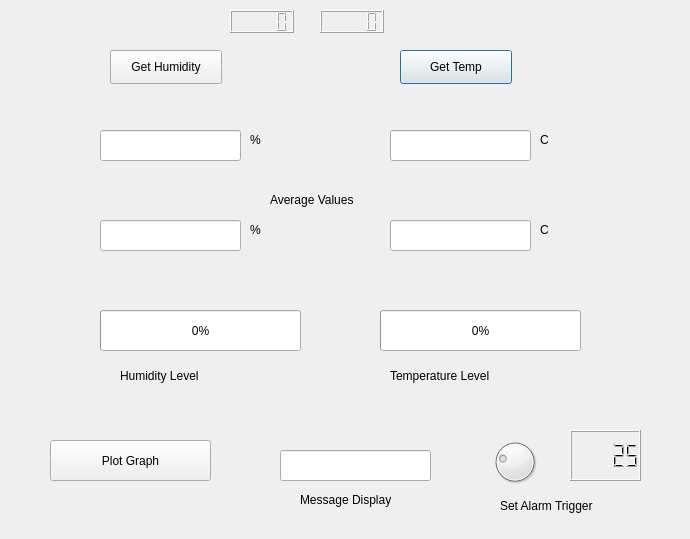
<?xml version="1.0" encoding="UTF-8"?>
<ui version="4.0">
 <class>Dialog</class>
 <widget class="QDialog" name="Dialog">
  <property name="geometry">
   <rect>
    <x>0</x>
    <y>0</y>
    <width>690</width>
    <height>539</height>
   </rect>
  </property>
  <property name="windowTitle">
   <string>Dialog</string>
  </property>
  <widget class="QPushButton" name="temperature">
   <property name="geometry">
    <rect>
     <x>400</x>
     <y>50</y>
     <width>112</width>
     <height>34</height>
    </rect>
   </property>
   <property name="text">
    <string>Get Temp</string>
   </property>
  </widget>
  <widget class="QPushButton" name="humidity">
   <property name="geometry">
    <rect>
     <x>110</x>
     <y>50</y>
     <width>112</width>
     <height>34</height>
    </rect>
   </property>
   <property name="text">
    <string>Get Humidity</string>
   </property>
  </widget>
  <widget class="QPushButton" name="Plot_Data">
   <property name="geometry">
    <rect>
     <x>50</x>
     <y>440</y>
     <width>161</width>
     <height>41</height>
    </rect>
   </property>
   <property name="text">
    <string>Plot Graph</string>
   </property>
  </widget>
  <widget class="QLineEdit" name="lineEdit_temp">
   <property name="geometry">
    <rect>
     <x>390</x>
     <y>130</y>
     <width>141</width>
     <height>31</height>
    </rect>
   </property>
   <property name="frame">
    <bool>true</bool>
   </property>
   <property name="readOnly">
    <bool>true</bool>
   </property>
  </widget>
  <widget class="QLineEdit" name="lineEdit_humid">
   <property name="geometry">
    <rect>
     <x>100</x>
     <y>130</y>
     <width>141</width>
     <height>31</height>
    </rect>
   </property>
   <property name="readOnly">
    <bool>true</bool>
   </property>
  </widget>
  <widget class="QProgressBar" name="temp_progress">
   <property name="geometry">
    <rect>
     <x>380</x>
     <y>310</y>
     <width>201</width>
     <height>41</height>
    </rect>
   </property>
   <property name="maximum">
    <number>30</number>
   </property>
   <property name="value">
    <number>0</number>
   </property>
  </widget>
  <widget class="QProgressBar" name="humid_progress">
   <property name="geometry">
    <rect>
     <x>100</x>
     <y>310</y>
     <width>201</width>
     <height>41</height>
    </rect>
   </property>
   <property name="maximum">
    <number>100</number>
   </property>
   <property name="value">
    <number>0</number>
   </property>
  </widget>
  <widget class="QDial" name="AlarmControl">
   <property name="geometry">
    <rect>
     <x>490</x>
     <y>430</y>
     <width>50</width>
     <height>64</height>
    </rect>
   </property>
   <property name="sliderPosition">
    <number>25</number>
   </property>
  </widget>
  <widget class="QLabel" name="label">
   <property name="geometry">
    <rect>
     <x>390</x>
     <y>360</y>
     <width>151</width>
     <height>31</height>
    </rect>
   </property>
   <property name="text">
    <string>Temperature Level</string>
   </property>
  </widget>
  <widget class="QLabel" name="label_2">
   <property name="geometry">
    <rect>
     <x>120</x>
     <y>360</y>
     <width>151</width>
     <height>31</height>
    </rect>
   </property>
   <property name="text">
    <string>Humidity Level</string>
   </property>
  </widget>
  <widget class="QLabel" name="label_3">
   <property name="geometry">
    <rect>
     <x>500</x>
     <y>490</y>
     <width>141</width>
     <height>31</height>
    </rect>
   </property>
   <property name="text">
    <string>Set Alarm Trigger</string>
   </property>
  </widget>
  <widget class="QLCDNumber" name="lcdNumber">
   <property name="geometry">
    <rect>
     <x>570</x>
     <y>430</y>
     <width>71</width>
     <height>51</height>
    </rect>
   </property>
   <property name="autoFillBackground">
    <bool>false</bool>
   </property>
   <property name="intValue" stdset="0">
    <number>25</number>
   </property>
  </widget>
  <widget class="QLabel" name="label_4">
   <property name="geometry">
    <rect>
     <x>300</x>
     <y>490</y>
     <width>121</width>
     <height>20</height>
    </rect>
   </property>
   <property name="text">
    <string>Message Display</string>
   </property>
  </widget>
  <widget class="QLabel" name="label_5">
   <property name="geometry">
    <rect>
     <x>270</x>
     <y>190</y>
     <width>121</width>
     <height>19</height>
    </rect>
   </property>
   <property name="text">
    <string>Average Values</string>
   </property>
  </widget>
  <widget class="QLineEdit" name="lineEdit_humid_2">
   <property name="geometry">
    <rect>
     <x>100</x>
     <y>220</y>
     <width>141</width>
     <height>31</height>
    </rect>
   </property>
   <property name="readOnly">
    <bool>true</bool>
   </property>
  </widget>
  <widget class="QLineEdit" name="lineEdit_temp_2">
   <property name="geometry">
    <rect>
     <x>390</x>
     <y>220</y>
     <width>141</width>
     <height>31</height>
    </rect>
   </property>
   <property name="frame">
    <bool>true</bool>
   </property>
   <property name="readOnly">
    <bool>true</bool>
   </property>
  </widget>
  <widget class="QLabel" name="label_6">
   <property name="geometry">
    <rect>
     <x>250</x>
     <y>220</y>
     <width>21</width>
     <height>19</height>
    </rect>
   </property>
   <property name="text">
    <string>%</string>
   </property>
  </widget>
  <widget class="QLabel" name="label_7">
   <property name="geometry">
    <rect>
     <x>540</x>
     <y>220</y>
     <width>21</width>
     <height>19</height>
    </rect>
   </property>
   <property name="text">
    <string>C</string>
   </property>
  </widget>
  <widget class="QLabel" name="label_8">
   <property name="geometry">
    <rect>
     <x>250</x>
     <y>130</y>
     <width>21</width>
     <height>19</height>
    </rect>
   </property>
   <property name="text">
    <string>%</string>
   </property>
  </widget>
  <widget class="QLabel" name="label_9">
   <property name="geometry">
    <rect>
     <x>540</x>
     <y>130</y>
     <width>21</width>
     <height>19</height>
    </rect>
   </property>
   <property name="text">
    <string>C</string>
   </property>
  </widget>
  <widget class="QLineEdit" name="lineEdit_humid_3">
   <property name="geometry">
    <rect>
     <x>280</x>
     <y>450</y>
     <width>151</width>
     <height>31</height>
    </rect>
   </property>
   <property name="readOnly">
    <bool>true</bool>
   </property>
  </widget>
  <widget class="QLCDNumber" name="lcdNumber_2">
   <property name="geometry">
    <rect>
     <x>230</x>
     <y>10</y>
     <width>64</width>
     <height>23</height>
    </rect>
   </property>
  </widget>
  <widget class="QLCDNumber" name="lcdNumber_3">
   <property name="geometry">
    <rect>
     <x>320</x>
     <y>10</y>
     <width>64</width>
     <height>23</height>
    </rect>
   </property>
  </widget>
 </widget>
 <resources/>
 <connections>
  <connection>
   <sender>Plot_Data</sender>
   <signal>clicked()</signal>
   <receiver>Dialog</receiver>
   <slot>accept()</slot>
   <hints>
    <hint type="sourcelabel">
     <x>329</x>
     <y>361</y>
    </hint>
    <hint type="destinationlabel">
     <x>360</x>
     <y>0</y>
    </hint>
   </hints>
  </connection>
  <connection>
   <sender>temperature</sender>
   <signal>clicked()</signal>
   <receiver>lineEdit_temp</receiver>
   <slot>paste()</slot>
   <hints>
    <hint type="sourcelabel">
     <x>507</x>
     <y>68</y>
    </hint>
    <hint type="destinationlabel">
     <x>391</x>
     <y>145</y>
    </hint>
   </hints>
  </connection>
  <connection>
   <sender>humidity</sender>
   <signal>clicked()</signal>
   <receiver>lineEdit_humid</receiver>
   <slot>paste()</slot>
   <hints>
    <hint type="sourcelabel">
     <x>220</x>
     <y>70</y>
    </hint>
    <hint type="destinationlabel">
     <x>194</x>
     <y>148</y>
    </hint>
   </hints>
  </connection>
  <connection>
   <sender>lineEdit_temp</sender>
   <signal>editingFinished()</signal>
   <receiver>temp_progress</receiver>
   <slot>reset()</slot>
   <hints>
    <hint type="sourcelabel">
     <x>529</x>
     <y>139</y>
    </hint>
    <hint type="destinationlabel">
     <x>553</x>
     <y>252</y>
    </hint>
   </hints>
  </connection>
  <connection>
   <sender>AlarmControl</sender>
   <signal>sliderMoved(int)</signal>
   <receiver>temp_progress</receiver>
   <slot>setMaximum(int)</slot>
   <hints>
    <hint type="sourcelabel">
     <x>457</x>
     <y>433</y>
    </hint>
    <hint type="destinationlabel">
     <x>562</x>
     <y>270</y>
    </hint>
   </hints>
  </connection>
  <connection>
   <sender>AlarmControl</sender>
   <signal>valueChanged(int)</signal>
   <receiver>lcdNumber</receiver>
   <slot>display(int)</slot>
   <hints>
    <hint type="sourcelabel">
     <x>474</x>
     <y>456</y>
    </hint>
    <hint type="destinationlabel">
     <x>515</x>
     <y>456</y>
    </hint>
   </hints>
  </connection>
 </connections>
</ui>
